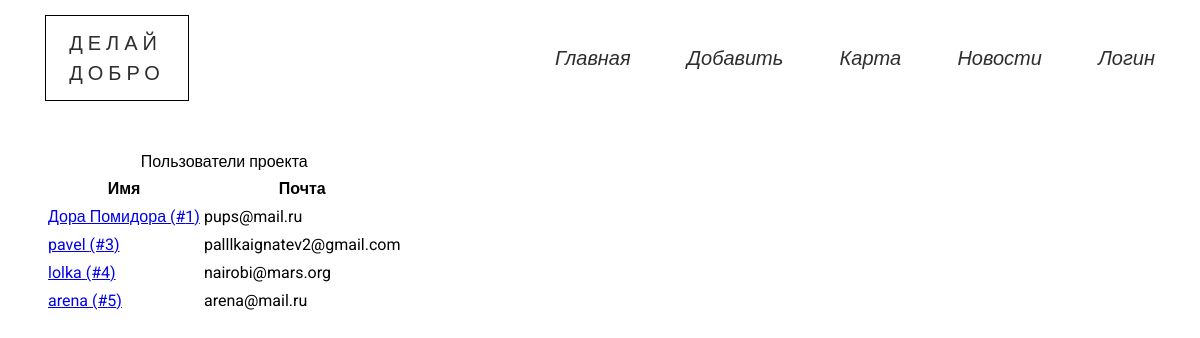
/users/, run on the app's committed database.
### data/model_users.py (models this page shows, shortened)
class User(SqlAlchemyBase, UserMixin, SerializerMixin):
    __tablename__ = 'users'
    id = sqlalchemy.Column(sqlalchemy.Integer,
                           primary_key=True, autoincrement=True)
    name = sqlalchemy.Column(sqlalchemy.String)
    email = sqlalchemy.Column(sqlalchemy.String)
    type = sqlalchemy.Column(sqlalchemy.Integer)
    last_time_in = sqlalchemy.Column(sqlalchemy.String,
                                     default=time.ctime)
    hashed_password = sqlalchemy.Column(sqlalchemy.String)
    events = sqlalchemy.orm.relation("Event", backref="user")
    photo = sqlalchemy.orm.relation("File", uselist=False)

### blueprints/users.py (the view)
@blueprint.route('/users/', methods=['GET', 'POST'])
def users():
    session = db_session.create_session()
    users = session.query(User).all()
    return render_template('users.html', users=users)

### data/db_session.py (called while the page is built)
def create_session() -> Session:
    global __factory
    return __factory()

### templates/users.html
{% extends 'base.html' %}
{% block content %}
    <div class="container">
    <table class="average-table">
        <caption>Пользователи проекта</caption>
        <thead>
            <th>Имя</th>
            <th>Почта</th>
        </thead>
        <tbody>
            {% for user in users %}
                <tr>
                    <td><a href="/user/{{ user.id }}">{{ user.name }} (#{{ user.id }})</a></td>
                    <td>{{ user.email }}</td>
                </tr>
            {% endfor %}
        </tbody>
    </table>
</div>
{% endblock %}

### data on the page
User: name "Дора Помидора", id "1", email "pups@mail.ru"
User: name "pavel", id "3", email "palllkaignatev2@gmail.com"
User: name "lolka", id "4", email "nairobi@mars.org"
User: name "arena", id "5", email "arena@mail.ru"
